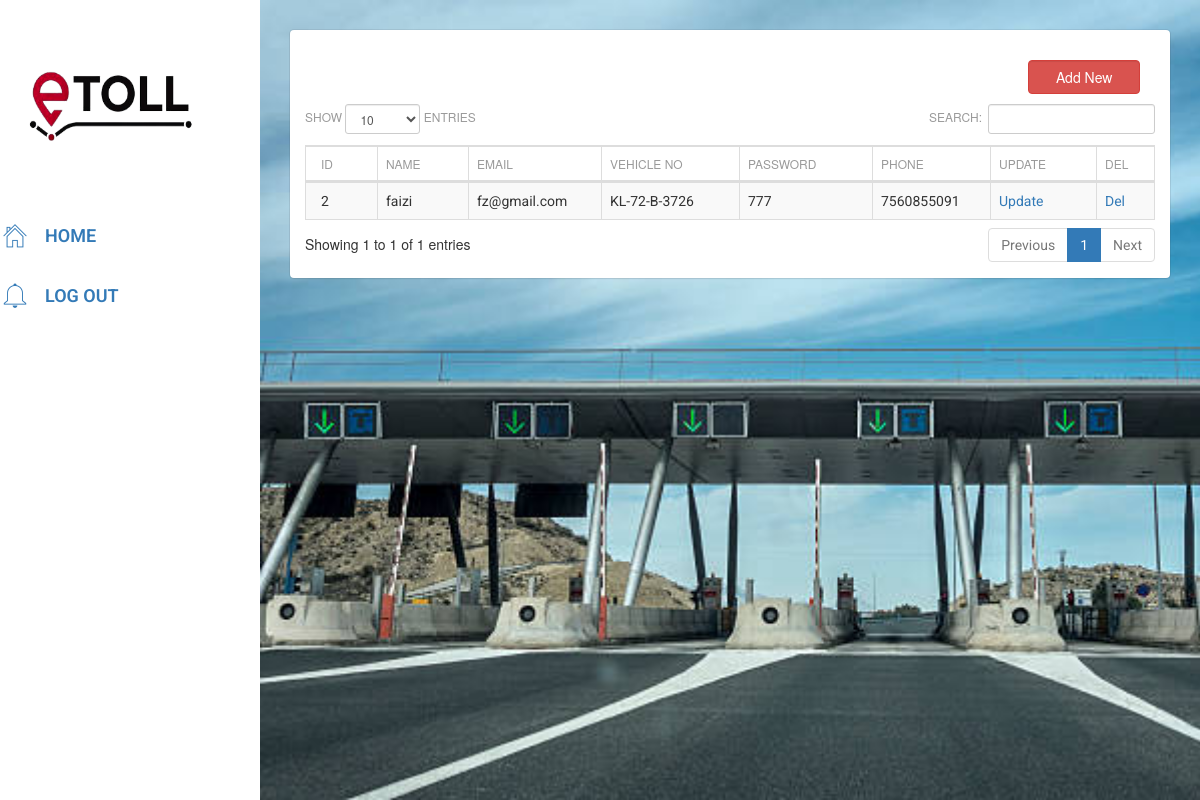
Page /php/E-Toll/user_tbl/select.php on the committed database.
### tables this page shows
CREATE TABLE IF NOT EXISTS `register` (
  `id` int(8) NOT NULL AUTO_INCREMENT,
  `name` varchar(100) NOT NULL,
  `email` varchar(100) NOT NULL,
  `vehicle_no` varchar(100) NOT NULL,
  `password` varchar(100) NOT NULL,
  `phone` varchar(100) NOT NULL,
  PRIMARY KEY (`id`)
);

### php/E-Toll/user_tbl/tables.php (called while the page is built, shortened)
<?php
$table="register";
?>

### php/E-Toll/user_tbl/select.php (the view, shortened to what this page needs)
<?php
include("tables.php");
include("../header_inner.php");
$i=0;
?>
		<link rel="stylesheet" type="text/css" href="datatables.min.css">
<div class="">
<?php
	echo "<div class='col-sm-2' style='float:right;margin-bottom:10px;'><form action='form.php' method='post'><input type='submit' name='view' value='Add New' class='form-control btn-danger'></form></div>";
?>
<div class="clearfix"></div>
<table id="example" class="table table-striped table-bordered dataTable no-footer" cellspacing="0"  role="grid" aria-describedby="example_info" >
          <?php
		  include("../connection.php");
	?>
	<?php
		  $result2 = mysqli_query($con,"SHOW FIELDS FROM $table");
 echo "<thead><tr>";
while ($row2 = mysqli_fetch_array($result2))
 {
  $name=$row2['Field'];
  echo "<th>".
  str_replace('_', ' ', $name)
  ."</th>";
 $i++;
 }
 echo "
<th>Update</th>
 <th>Del</th>
 </tr></thead>";
   echo "<tbody>";
 	$result = mysqli_query($con,"SELECT * FROM $table ");
		while($row = mysqli_fetch_array($result))
		{
		$id=$row['0'];
		echo "<tr>";
		for($k=0;$k<$i;$k++)
		{
			if($k==30)
			{
			  $sql2 = "select *  from customer where id='$_SESSION[userid]' ";
    $result2 = mysqli_query($con, $sql2) or die("Error in Selecting " . mysqli_error($connection));
$row2 =mysqli_fetch_array($result2);
			echo "<td >  $row2[contact_person]</td>";
			}
			elseif($k==31)
			{
			echo "<td class='hiddentd'> $row[content] </td>";
			}
				elseif($k==40)
			{
			echo "<td > <img src='uploads/$row[$k]' width='100'></td>";
			}
			else
			{
			echo "<td >$row[$k]</td>";
			}
		}
			echo "
			<td><a href='update.php?id=$id'>Update</a></td>
			<td><a href='?del_id=$id' onclick='return rem()'>Del</a></td>
			</tr>";
		}
        ?>
        </tbody>
    </table>
    </div>

### rows in the picture
register: id "2", name "faizi", email "fz@gmail.com", vehicle_no "KL-72-B-3726", password "777", phone "7560855091"

### other values in the picture
str_replace('_', ' ', $name) "ID"
str_replace('_', ' ', $name) "NAME"
str_replace('_', ' ', $name) "EMAIL"
str_replace('_', ' ', $name) "VEHICLE NO"
str_replace('_', ' ', $name) "PASSWORD"
str_replace('_', ' ', $name) "PHONE"
